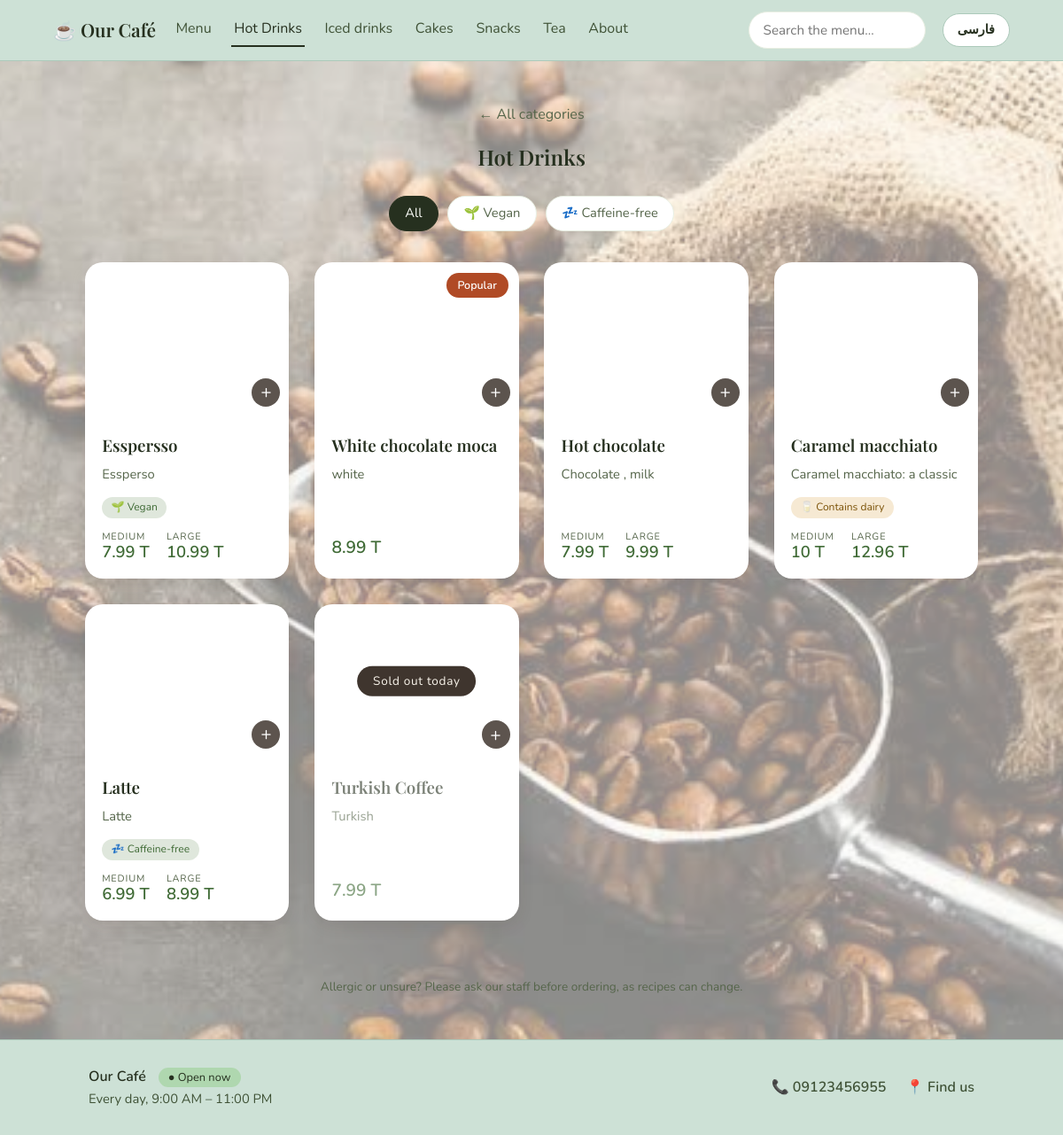
The page /en/menu/hot-drinks/ on the database its author committed.
### coffee/models.py (models this page shows, shortened)
class ShopInfo(models.Model):
    DAYS = [(0, gettext_noop("Monday")), (1, gettext_noop("Tuesday")), (2, gettext_noop("Wednesday")),
            (3, gettext_noop("Thursday")), (4, gettext_noop("Friday")), (5, gettext_noop("Saturday")),
            (6, gettext_noop("Sunday"))]
    name = models.CharField(max_length=100, default="Our Café")
    name_fa = models.CharField("Name (Persian)", max_length=100, blank=True)
    story = models.TextField(blank=True, help_text="A short, friendly paragraph about the café")
    story_fa = models.TextField("Story (Persian)", blank=True)
    photo = models.ImageField(upload_to="about/", blank=True)
    address = models.CharField(max_length=200, blank=True)
    address_fa = models.CharField("Address (Persian)", max_length=200, blank=True)
    phone = models.CharField(max_length=30, blank=True)
    email = models.EmailField(blank=True)
    instagram = models.URLField(blank=True, help_text="Full link, e.g. https://instagram.com/yourcafe")
    telegram = models.URLField(blank=True, help_text="Full link, e.g. https://t.me/yourcafe")
    map_embed_url = models.URLField(blank=True, help_text="Google Maps → Share → Embed a map → copy the src URL")
    open_all_day = models.BooleanField(default=False, help_text="Open 24 hours (times below are ignored)")
    open_time = models.TimeField(default=time(9, 0))
    close_time = models.TimeField(default=time(23, 0), help_text="A time earlier than opening means it closes after midnight")
    closed_days = models.CharField(max_length=20, blank=True)
    class Meta:
        verbose_name_plural = "shop info"
    @classmethod
    def load(cls):
        obj, _ = cls.objects.get_or_create(pk=1)
        return obj
    @property
    def phone_link(self):
        return re.sub(r"[^\d+]", "", self.phone)
    @property
    def closed_day_numbers(self):
        return {int(d) for d in self.closed_days.split(",") if d}
    @property
    def open_days_text(self):
        closed = self.closed_day_numbers
        names = dict(self.DAYS)
        if not closed:
            return _("Every day")
        if len(closed) == 7:
            return _("Closed")
        order = (lambda d: (d + 2) % 7) if (get_language() or "").startswith("fa") else (lambda d: d)   # Persian week starts on Saturday
        days = _(", ").join(_(names[d]) for d in sorted(closed, key=order))
        return _("Every day except %(days)s") % {"days": days}
    def is_open_now(self):
        now = timezone.localtime()
        today = now.weekday()
        closed = self.closed_day_numbers
        if self.open_all_day:
            return today not in closed
        t = now.time()
        if self.open_time <= self.close_time:              # normal day, e.g. 09:00–23:00
            return today not in closed and self.open_time <= t <= self.close_time
        if t >= self.open_time:                            # evening part belongs to today
            return today not in closed
        if t <= self.close_time:                           # after midnight: yesterday's session
            return (today - 1) % 7 not in closed
        return False
    @property
    def hours_range_text(self):
        if self.open_all_day:
            return _("Open 24 hours")
        return _("%(open)s – %(close)s") % {"open": clock(self.open_time), "close": clock(self.close_time)}
    @property
    def hours_line(self):
        return _("%(days)s, %(hours)s") % {"days": self.open_days_text, "hours": self.hours_range_text}

class Category(models.Model):
    name = models.CharField(max_length=60)
    name_fa = models.CharField("Name (Persian)", max_length=60, blank=True,
                               help_text="Persian name. Leave empty to show the English one on the Persian page")
    slug = models.SlugField(unique=True)
    description = models.CharField(max_length=140, blank=True)
    description_fa = models.CharField("Description (Persian)", max_length=140, blank=True)
    image = models.ImageField(upload_to="categories/")
    order = models.PositiveIntegerField(default=0)
    class Meta:
        ordering = ["order"]
        verbose_name_plural = "categories"
    def get_absolute_url(self):
        return reverse("category_detail", args=[self.slug])

class Product(models.Model):
    BADGES = [("", gettext_lazy("None")), ("new", gettext_lazy("New")),
              ("popular", gettext_lazy("Popular")), ("seasonal", gettext_lazy("Seasonal"))]
    category = models.ForeignKey(Category, related_name="products", on_delete=models.CASCADE)
    name = models.CharField(max_length=100)
    name_fa = models.CharField("Name (Persian)", max_length=100, blank=True,
                               help_text="Persian name. Leave empty to show the English one on the Persian page")
    ingredients = models.TextField(help_text="e.g. Espresso, steamed milk, foam")
    ingredients_fa = models.TextField("Ingredients (Persian)", blank=True)
    image = models.ImageField(upload_to="products/")
    price = models.DecimalField("Price (medium)", max_digits=10, decimal_places=2,
                                help_text="The regular price. For items without sizes, like cakes, this is the only price.")
    price_large = models.DecimalField("Price (large)", max_digits=10, decimal_places=2,
                                      null=True, blank=True,
                                      help_text="Leave empty if the item has no sizes")
    available = models.BooleanField(default=True, help_text="Untick when sold out; it will show greyed out")
    badge = models.CharField(max_length=10, choices=BADGES, blank=True)
    is_vegan = models.BooleanField("Vegan", default=False)
    is_caffeine_free = models.BooleanField("Caffeine-free", default=False)
    has_nuts = models.BooleanField("Contains nuts", default=False)
    has_dairy = models.BooleanField("Contains dairy", default=False)

### coffee/views.py (the view)
# urls.py: path("menu/<slug:slug>/", views.category_detail, name="category_detail"),
def category_detail(request, slug):
    category = get_object_or_404(Category, slug=slug)
    products = category.products.all()
    active_diet = request.GET.get("diet")
    if active_diet in DIET_FILTERS:
        products = products.filter(**DIET_FILTERS[active_diet])
    else:
        active_diet = None
    products = products.order_by("-available", "id")      # sold-out items sink to the bottom
    pick, _ = todays_pick()
    return render(request, "coffee/category_detail.html", {
        "category": category,
        "products": products,
        "pick_id": pick.id if pick else None,
        "active_diet": active_diet,
    })

### coffee/context_processors.py (called while the page is built)
def site(request):
    return {
        "shop": ShopInfo.load(),
        "nav_categories": Category.objects.annotate(item_count=Count("products")).filter(item_count__gt=0).order_by("order", "name"),
        "currency": getattr(settings, "CURRENCY_SYMBOL", "$"),
    }

### coffee/i18n.py (called while the page is built, shortened)
def is_persian():
    return (get_language() or "").startswith("fa")

def localized(obj, field):
    if is_persian():
        value = getattr(obj, f"{field}_fa", "")
        if value:
            return value
    return getattr(obj, field)

def digits(value):
    text = str(value)
    return text.translate(FA_DIGITS) if is_persian() else text

def clock(t):
    if is_persian():
        return digits(time_format(t, "H:i"))
    return time_format(t, "g:i A")

def _plain_number(value, thousands=",", decimal="."):
    number = Decimal(str(value))
    if number == number.to_integral_value():
        text = f"{int(number):,}"
    else:
        text = f"{number:,.2f}"
    return text.replace(",", "\0").replace(".", decimal).replace("\0", thousands)

def money(value):
    symbol = getattr(settings, "CURRENCY_SYMBOL", "$")
    if not is_persian():
        if getattr(settings, "CURRENCY_SYMBOL_BEFORE", True):
            return f"{symbol}{value}"
        return f"{_plain_number(value)} {symbol}"

### coffee/templatetags/coffee_i18n.py (called while the page is built)
@register.simple_tag(takes_context=True)
def switch_url(context, lang):
    request = context["request"]
    current = request.get_full_path()
    url = translate_url(current, lang)
    if url == current:                      # e.g. the 404 page: send them to the home page
        with translation.override(lang):
            return reverse("welcome")
    return url

### coffee/views.py (called while the page is built)
def todays_pick():
    today = timezone.localdate()
    pick = (DailyPick.objects.filter(date=today, product__available=True)
            .select_related("product__category").first())
    if pick:
        return pick.product, pick.localized_note()
    available = Product.objects.filter(available=True).select_related("category").order_by("id")
    count = available.count()
    if count:
        return available[today.toordinal() % count], ""
    return None, ""

### coffee/templates/coffee/category_detail.html (shortened to what this page needs)
{% extends "coffee/base.html" %}
{% load i18n coffee_i18n %}
{% block content %}
<header class="page-header">
  <a class="back" href="{% url 'categories' %}">{% trans "← All categories" %}</a>
  <h2>{{ category|tr:"name" }}</h2>
</header>
<div class="filters" role="group" aria-label="{% trans "Filter by diet" %}">
  <a class="chip-filter {% if not active_diet %}active{% endif %}" href="{{ category.get_absolute_url }}">{% trans "All" %}</a>
  <a class="chip-filter {% if active_diet == 'vegan' %}active{% endif %}" href="?diet=vegan">🌱 {% trans "Vegan" %}</a>
  <a class="chip-filter {% if active_diet == 'caffeine_free' %}active{% endif %}" href="?diet=caffeine_free">💤 {% trans "Caffeine-free" %}</a>
</div>
<div class="grid products">
  {% for p in products %}
    {% include "coffee/_product_card.html" %}
  {% empty %}
  <p class="empty">{% if active_diet %}{% blocktrans with name=category|tr:"name" %}Nothing matches this filter in {{ name }}.{% endblocktrans %}{% else %}{% trans "Nothing here yet, check back soon." %}{% endif %}</p>
  {% endfor %}
</div>
<p class="allergy-note">{% trans "Allergic or unsure? Please ask our staff before ordering, as recipes can change." %}</p>
{% include "coffee/_product_dialog.html" %}
{% endblock %}

### coffee/templates/coffee/base.html (shortened to what this page needs)
{% load static i18n coffee_i18n %}
<!DOCTYPE html>
<html lang="{{ LANGUAGE_CODE }}" dir="{% if LANGUAGE_BIDI %}rtl{% else %}ltr{% endif %}" data-theme="{% if shop.is_open_now %}light{% else %}dark{% endif %}">
<head>
  <link rel="stylesheet" href="{% static 'css/style.css' %}">
  <link rel="stylesheet" href="{% static 'css/i18n.css' %}">
</head>
<body class="page-{{ request.resolver_match.url_name }}">
  {% if request.resolver_match.url_name != "welcome" %}
  <nav class="navbar" aria-label="{% trans "Main" %}">
    <a class="brand" href="{% url 'welcome' %}">☕ {{ shop|tr:"name" }}</a>
    <div class="nav-links">
      <a href="{% url 'categories' %}" class="{% if request.resolver_match.url_name == 'categories' %}active{% endif %}">{% trans "Menu" %}</a>
      {% for c in nav_categories %}
      <a href="{{ c.get_absolute_url }}"
         class="{% if request.path == c.get_absolute_url %}active{% endif %}">{{ c|tr:"name" }}</a>
      {% endfor %}
      <a href="{% url 'about' %}" class="{% if request.resolver_match.url_name == 'about' %}active{% endif %}">{% trans "About" %}</a>
    </div>
    <form class="search" action="{% url 'search' %}" method="get" role="search">
      {% trans "Search the menu…" as search_hint %}{% trans "Search the menu" as search_label %}
      <input type="search" name="q" placeholder="{{ search_hint }}" aria-label="{{ search_label }}"
             enterkeyhint="search" maxlength="60" value="{{ query|default:'' }}">
    </form>
    {% include "coffee/_lang_switch.html" %}
  </nav>
  {% endif %}
  <main id="main">
    {% block content %}{% endblock %}
  </main>
  {% if request.resolver_match.url_name != "welcome" %}
  <footer class="site-footer">
    <div class="footer-inner">
      <div>
        <strong>{{ shop|tr:"name" }}</strong>
        <span class="footer-status {% if shop.is_open_now %}open{% else %}closed{% endif %}">
          ● {% if shop.is_open_now %}{% trans "Open now" %}{% else %}{% trans "Closed right now" %}{% endif %}
        </span>
        <p>{{ shop.hours_line }}</p>
      </div>
      <div class="footer-links">
        {% if shop.phone %}<a href="tel:{{ shop.phone_link }}">📞 <span dir="ltr">{{ shop.phone|digits }}</span></a>{% endif %}
        <a href="{% url 'about' %}">📍 {% trans "Find us" %}</a>
        {% url 'table_card' as qr_cards_url %}{% if user.is_staff and qr_cards_url %}<a href="{{ qr_cards_url }}">🖨️ {% trans "QR cards" %}</a>{% endif %}
      </div>
    </div>
  </footer>
  {% endif %}
</body>
</html>

### coffee/templates/coffee/_product_card.html (shortened to what this page needs)
{% load i18n coffee_i18n %}<article class="product-card {% if not p.available %}sold-out{% endif %}" data-product="{{ p.id }}">
  {% if p.badge %}<span class="pbadge pbadge-{{ p.badge }}">{{ p.get_badge_display }}</span>{% endif %}
  <div class="img-wrap">
    <img src="{{ p.image.url }}" alt="{{ p|tr:"name" }}" loading="lazy" decoding="async">
    {% if not p.available %}<span class="soldout-label">{% trans "Sold out today" %}</span>{% endif %}
  </div>
  <div class="info">
    <h3><button type="button" class="card-open" aria-haspopup="dialog">{{ p|tr:"name" }}</button></h3>
    <p class="ingredients">{{ p|tr:"ingredients" }}</p>
    {% if p.is_vegan or p.is_caffeine_free or p.has_nuts or p.has_dairy %}
    <div class="diet">
      {% if p.is_vegan %}<span class="chip good">🌱 {% trans "Vegan" %}</span>{% endif %}
      {% if p.is_caffeine_free %}<span class="chip good">💤 {% trans "Caffeine-free" %}</span>{% endif %}
      {% if p.has_dairy %}<span class="chip warn">🥛 {% trans "Contains dairy" %}</span>{% endif %}
    </div>
    {% endif %}
    {% include "coffee/_prices.html" %}
  </div>
</article>

### coffee/templates/coffee/_prices.html
{% load i18n coffee_i18n %}
<div class="prices">
  {% if p.price_large %}
    <span class="size"><small>{% trans "Medium" %}</small>{{ p.price|money }}</span>
    <span class="size"><small>{% trans "Large" %}</small>{{ p.price_large|money }}</span>
  {% else %}
    <span class="price">{{ p.price|money }}</span>
  {% endif %}
</div>

### coffee/static/css/product-dialog.css (style rules this page uses)
.product-card { display: flex; flex-direction: column; cursor: pointer; }
.product-card .info { flex: 1; display: flex; flex-direction: column; }
.product-card .prices { margin-top: auto; }
.product-card .ingredients { display: -webkit-box; -webkit-box-orient: vertical; -webkit-line-clamp: 2; line-clamp: 2; overflow: hidden; }
.card-open { font: inherit; color: inherit; background: none; border: 0; padding: 0; text-align: left; cursor: pointer; }
.card-open::after { content: ""; position: absolute; inset: 0; z-index: 2; }
.img-wrap { overflow: hidden; }
.img-wrap img { transition: transform .5s ease; }
.img-wrap::after { content: "+"; position: absolute; right: 10px; bottom: 10px; width: 32px; height: 32px; display: grid; place-items: center; border-radius: 50%; pointer-events: none; background: rgba(30, 18, 10, .72); color: #fff; font-size: 1.3rem; line-height: 1; }

### rows shown on the page
ShopInfo: name "Our Café", hours_line "Every day, 9:00 AM – 11:00 PM", phone|digits "09123456955"
Category: name "Hot Drinks"
Category: name "Iced drinks"
Category: name "Cakes"
Category: name "Snacks"
Category: name "Tea"
Product: image (picture), name "Esspersso", ingredients "Essperso", price "7.99 T", price_large "10.99 T"
Product: badge "Popular", image (picture), name "White chocolate moca", ingredients "white", price "8.99 T"
Product: image (picture), name "Hot chocolate", ingredients "Chocolate , milk", price "7.99 T", price_large "9.99 T"
Product: image (picture), name "Caramel macchiato", ingredients "Caramel macchiato: a classic", price "10 T", price_large "12.96 T"
Product: image (picture), name "Latte", ingredients "Latte", price "6.99 T", price_large "8.99 T"
Product: image (picture), name "Turkish Coffee", ingredients "Turkish", price "7.99 T"
